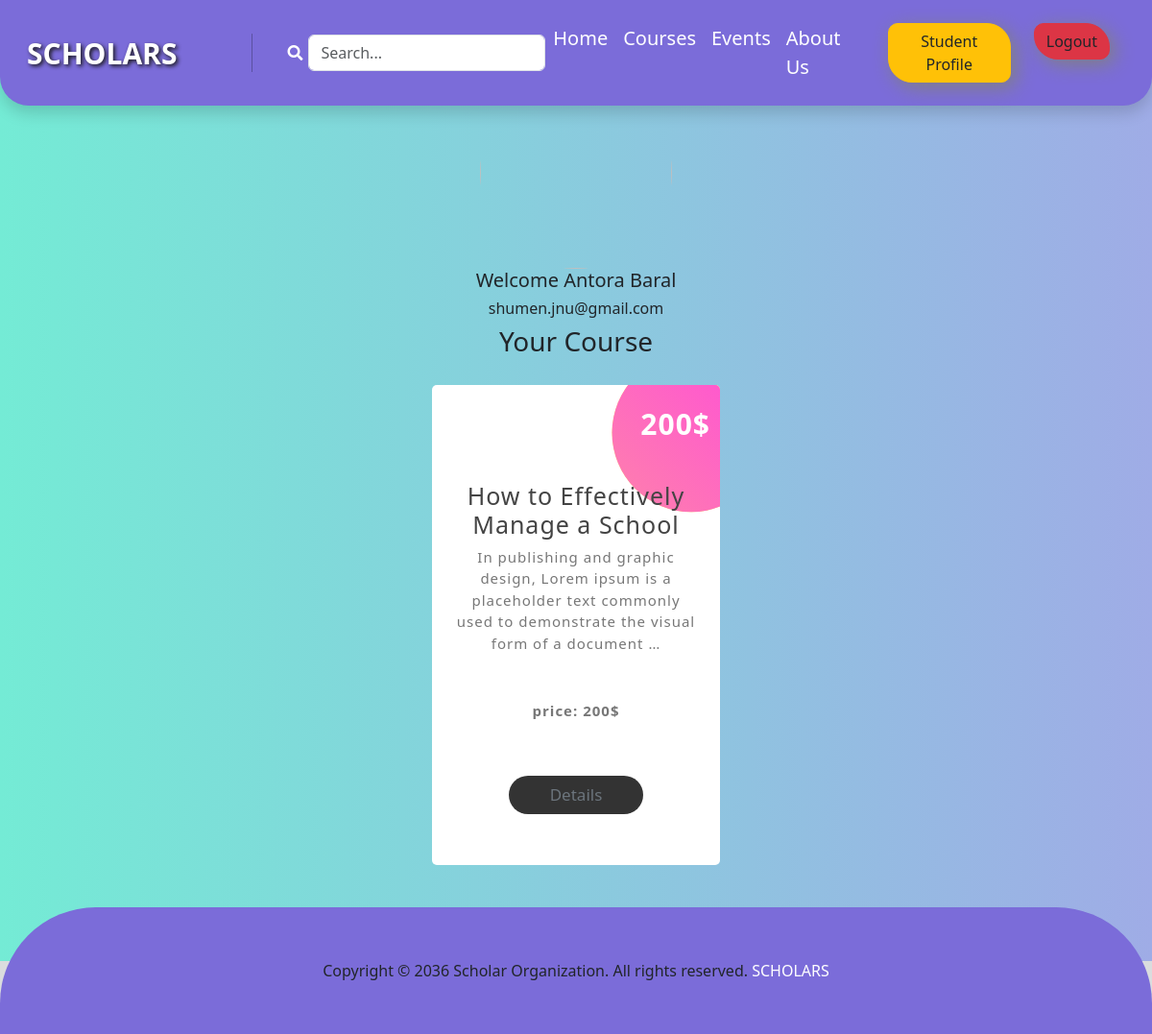
Screenshot of /course/student/ (signed in) with the database file from the repository.
### Course/models.py (models this page shows, shortened)
class EnrolledCourse(models.Model):
    user = models.ForeignKey(User,on_delete=models.CASCADE)
    date = models.DateTimeField(auto_now_add=True)
    courses = models.ForeignKey(AddCourse,on_delete=models.CASCADE)

class AddCourse(models.Model):
    teacher = models.ForeignKey(User, on_delete=models.CASCADE,related_name='teacher' )
    Course_Title  = models.CharField(max_length=100)
    price = models.DecimalField(max_digits=10, decimal_places=0 , null=True)
    Content = models.TextField()
    Type = models.ForeignKey(Type,on_delete=models.CASCADE)
    image = models.ImageField(upload_to='Course/media/uploads/', blank = True, null = True)

### Course/views.py (the view)
# urls.py: path('student/',views.StudentView.as_view(),name='student')
class StudentView(LoginRequiredMixin, ListView):
    model = models.EnrolledCourse
    template_name = 'StudentDashboard.html'
    context_object_name = 'enrolled'
    def get_queryset(self):
        user_id = self.request.user.id
        queryset =  models.EnrolledCourse.objects.filter(user_id=user_id)
        return queryset

### Course/templates/StudentDashboard.html
{% extends "base.html" %}
{% load static %}
{% block content %}
<section class='teacher_container hightContainer'>
    <div class='d-flex justify-content-center'>
        <img class='teacher-logo' src="{% static "img/studentlife.webp" %}" alt="">
    </div>
    <h5 class='text-center'>Welcome {{request.user.first_name}} {{request.user.last_name}} </h5>
    <h6 class='text-center'>{{ request.user.email }}</h6>
    <h3 class='text-center'>Your Course  </h3>
    <div class="Card_container">
        {% for i in enrolled %}
        <div class="box">
            <h3>{{i.courses.Course_Title}}</h3>
            <p class="">{{i.courses.Content|truncatewords:21}}</p>
            <p class=" fw-bold mt-5">price: {{i.courses.price}}$</p>
            <div class='d-flex justify-content-center gap-1'>
                <button><a class='text-decoration-none text-secondary' href="{% url "details_view" i.courses.id %}"> Details</a></button>
            </div>
            <span class='count'>{{i.courses.price}}$</span>
          </div>
        {% endfor %}
      </div>
</section>
{% endblock content %}

### Core/static/css/style.css (style rules this page uses)
body { margin: 0; padding: 0; }
.Card_container { width: 100%; display: flex; justify-content: center; align-items: center; flex-wrap: wrap; background-color: #74EbD5; background-image: linear-gradient(90deg, #74EbD5 0%, #9face6 100% ); }
.box { width: 300px; height: 500px; background: #fff; border-radius: 5px; padding: 20px; padding-top: 80px; margin: 20px; text-align: center; letter-spacing: 1px; box-shadow: 0px,3px ,5px ,rgba(0,0,0,.3); overflow: hidden; position: relative; z-index: 0; }
.box h3 { margin-top: 20px; font-size: 25px; padding: 20px,0; color: #444; }
.box p { font-size: 15px; color: #777; }
.box button { width: 140px; height: 40px; background-color: #333; color: #fff; border: none; outline: none; font-size: 17px; cursor: pointer; border-radius: 50px; margin-top: 40px; }
.box::before { width: 100%; height: 100%; content: " "; position: absolute; top: 0; left: 0; z-index: -1; }
.box::after { width: 100%; height: 100%; background: #FBDA61; background-image: linear-gradient(45deg,#FBDA61 0%,#Ff5acd 100%); content: " "; position: absolute; top: 0; left: 0; z-index: -2; clip-path: circle(20% at 90% 10%); transition: 0.2s; }
.box .count { position: absolute; top: 18px; right: 10px; font-size: 30px; font-weight: bolder; color: #fff; }
.teacher_container { margin-top: -30px; margin-bottom: -80px; padding-bottom: 80px; background-color: #74EbD5; background-image: linear-gradient(90deg, #74EbD5 0%, #9face6 100% ); }
.teacher-logo { width: 200px; height: 200px; border-radius: 100px; }
.hightContainer { min-height: 80vh; }

### rows the page displays
EnrolledCourse: courses.Course_Title "How to Effectively Manage a School", courses.Content "In publishing and graphic design, Lorem ipsum is a placeholder text commonly used to demonstrate the visual form of a document …", courses.price "200"

### other values shown
{{ request.user.first_name }} "Antora"
{{ request.user.last_name }} "Baral"
{{ request.user.email }} "shumen.jnu@gmail.com"
